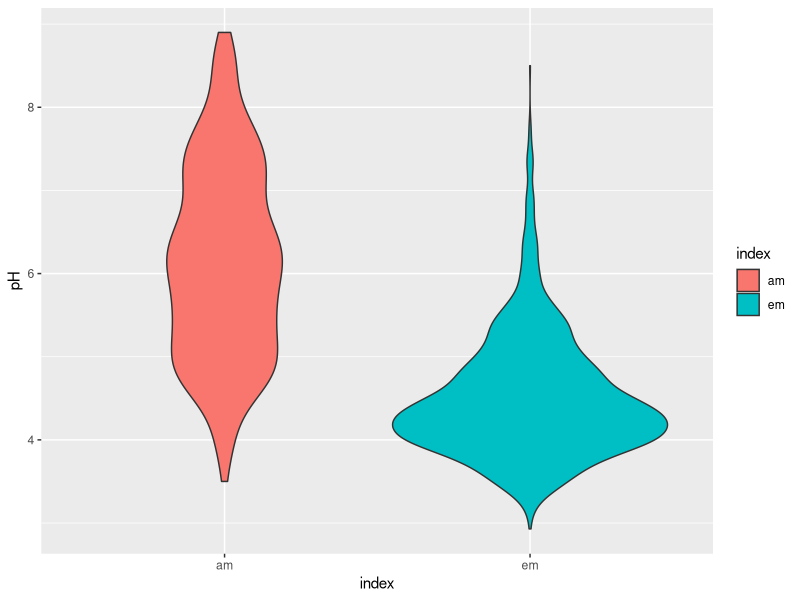

Here is the R script that generated this plot: (Note: this script raises an error after producing the figure.)
setwd("C:/dev/code/Reading/AMEMtrees/Code")
library(dplyr)
library(stringr)
library(tidyverse)
library(gridExtra)

normalize <- function(x) {
  norm = ((x - min(x, na.rm = TRUE)) / (max(x, na.rm = TRUE) - min(x, na.rm = TRUE)))
  
  return(norm)
}
'%!in%' = function(x,y)!('%in%'(x,y))


#get data
data = read.csv('../data/alldata.csv')

#get rid of non woodland plots - anything that doesnt syart with W
woodsonly = data%>%filter(str_detect(shortcodes,"W"))

#take out the scrub codes -W19 - W25 inclusive
scrub = c('W19','W20','W21','W22','W23','W24','W25')

woods = filter(woodsonly, shortcodes %!in% scrub)
#these are am and em codes for non-scrub plots
am = c('W6','W7','W8','W9','W12','W13')
em = c('W3','W4','W10','W11','W14','W15','W16','W17')

amplots = filter(woods, shortcodes %in% am)
emplots = filter(woods, shortcodes %in% em)
#####

#pH across plots
pHam = amplots['pH']
index = rep('am',length(pHam))
df1 = cbind(pHam,index)

pHem = emplots['pH']
index = rep('em',length(pHem))
df2 = cbind(pHem,index)


data = rbind(df1,df2)


ggplot(data,aes(x = index, y = pH))+geom_violin(aes(fill = index))

#look at richness and abundance of em and am plots
amcover = amplots['cover']
index = rep('am',length(amcover))
df1 = cbind(amcover,index)

emcover = emplots['cover']
index = rep('em',length(emcover))
df2 = cbind(emcover,index)


data = rbind(df1,df2)

g1 = ggplot(data,aes(x = index, y = cover))+geom_violin(aes(fill = index))

#abundance

amalpha = amplots['alpha']
index = rep('am',length(amalpha))
df1 = cbind(amalpha,index)

emalpha = emplots['alpha']
index = rep('em',length(emalpha))
df2 = cbind(emalpha,index)


data = rbind(df1,df2)

g2 = ggplot(data,aes(x = index, y = alpha))+geom_violin(aes(fill = index))

grid.arrange(g1,g2, ncol = 1)

# look at richness and abundance with pH##############

dfalpha = woodsonly[c(3,9)]
dfalpha2 <- dfalpha %>% mutate_at(c('alpha'), ~(normalize(.) %>% as.vector))
dfabund = woodsonly[c(4,9)]
dfabund2 <- dfabund %>% mutate_at(c('cover'), ~(normalize(.) %>% as.vector))

index = rep('rich', nrow(dfalpha2))
df1 = cbind(dfalpha2,index)
colnames(df1) = c('value','pH','index')
df1 = df1%>%mutate(bin = cut_width(pH,width = 0.5, boundary = 0))
g1 = ggplot(data = na.omit(df1), aes(x=bin, y=value) ) +
  geom_violin(fill="#69b3a2") +
  xlab("pH")+
 ylab('alpha diversity')


index = rep('abund',nrow(dfabund2))
df2 = cbind(dfabund2,index)
colnames(df2) = c('value','pH','index')
df2 = df2%>%mutate(bin = cut_width(pH,width = 0.5, boundary = 0))
g2 = ggplot(data = na.omit(df2), aes(x=bin, y=value) ) +
  geom_violin(fill="#69b3a2") +
  xlab("pH")+
 ylab('abundance')


grid.arrange(g1,g2)

##########################

#is %am inoculum correlated with pH?

dfam = amplots[c(3,9,10,11)]
dfam = dfam%>%mutate(normshrub= normalize(amcover),
                 normtree = normalize(amtrees))
dfam = dfam%>%mutate(aminoc = (normshrub+normtree)*100)

dfem = emplots[c(3,9,10,11)]
dfem = dfem%>%mutate(normshrub= normalize(amcover),
                 normtree = normalize(amtrees))
dfem = dfem%>%mutate(aminoc = (normshrub+normtree)*100)

df1 = dfam['aminoc']
index = rep('am',nrow(df1))
df1 = cbind(dfam,index)

df2 = dfem['aminoc']
index = rep('em',nrow(df2))
df2 = cbind(dfem,index)


data = rbind(df1,df2)

ggplot(data,aes(x = index, y = aminoc))+geom_boxplot(aes(fill = index))

#is the amount of inoculum correlated with pH

r2am = round(summary(lm(aminoc ~ pH, df1))$r.squared,2)

text = paste("R2 = ", r2am) 
  g1 = ggplot(df1, aes(x = pH))+
    geom_point(aes(y = aminoc), colour = "red")+
    geom_smooth(method = "lm",aes(y = aminoc), colour = "black")+
    annotate("text",x = 9, y = 100,label =text)+
    ylab('aminoc') + xlab('pH')+
    xlim(3,10)+
    annotate('text',x=3,y=100,label="am plots")
#####
r2em = round(summary(lm(aminoc ~ pH, df2))$r.squared,2)

text = paste("R2 = ", r2em) 
g2 = ggplot(df2, aes(x = pH))+
  geom_point(aes(y = aminoc), colour = "blue")+
  geom_smooth(method = "lm",aes(y = aminoc), colour = "black")+
  annotate("text",x = 9, y = 100,label =text)+
  ylab('aminoc') + xlab('pH')+
  xlim(3,10)+
 annotate('text',x=3,y=100,label="em plots")
grid.arrange(g1,g2)
